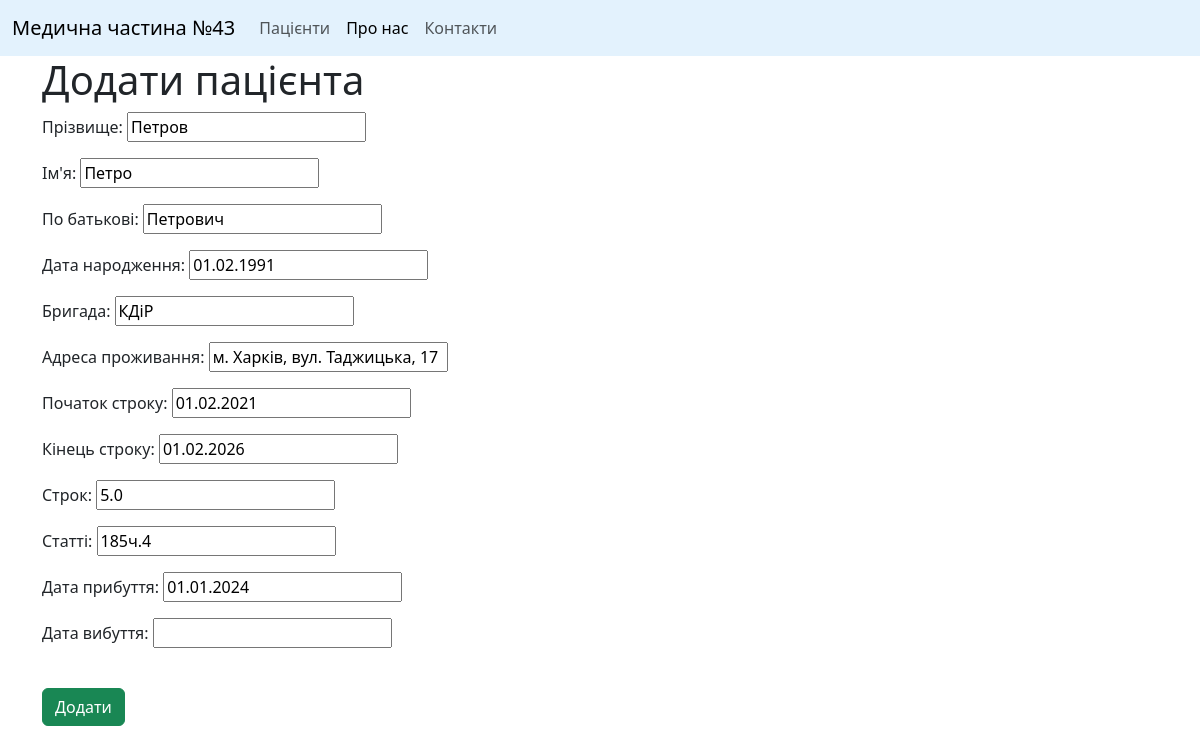
/patients/2/update, run on the app's committed database.
### patients/models.py (models this page shows, shortened)
class Patients(models.Model):
    last_name = models.CharField('Прізвище', max_length=30)
    first_name = models.CharField("Ім'я", max_length=30)
    middle_name = models.CharField('По батькові', max_length=30)
    birth_date = models.DateField('Дата народження')
    brigade = models.CharField('Бригада', max_length=5)
    address = models.CharField('Адреса проживання', max_length=30)
    begin_sentence = models.DateField('Початок строку')
    end_sentence = models.DateField('Кінець строку',  blank=True, null=True)
    term_sentence = models.FloatField('Строк')
    sections = models.CharField('Статті', max_length=30)
    date_arrival = models.DateField('Дата прибуття')
    date_departure = models.DateField('Дата вибуття',  blank=True, null=True)
    class Meta:
        verbose_name = 'Пацієнт'
        verbose_name_plural = 'Пацієнти'
        ordering = ['last_name']
        indexes = [
            models.Index(fields=['last_name', 'first_name', 'middle_name', 'birth_date'])
        ]

### patients/views.py (the view)
# urls.py: path('<int:pk>/update', views.PatientUpdateView.as_view(), name='patient_update'),
class PatientUpdateView(UpdateView):
    model = Patients
    fields = '__all__'
    template_name = 'patients/patient_create.html'

### patients/templates/patients/patient_create.html (shortened to what this page needs)
{% extends 'main/layout.html'%}
{%block content %}
    <div class="container text-start">
        <h1>Додати пацієнта</h1>
        <form method="post">
            {{form.as_p}}
            <br>
            <button class="btn btn-success" type="submit">Додати</button>
        </form>
    </div>
{% endblock %}

### data on the page
Patients: last_name "Петров", first_name "Петро", middle_name "Петрович", birth_date "01.02.1991", brigade "КДіР", address "м. Харків, вул. Таджицька, 17", begin_sentence "01.02.2021", end_sentence "01.02.2026", term_sentence "5.0", sections "185ч.4", date_arrival "01.01.2024"
